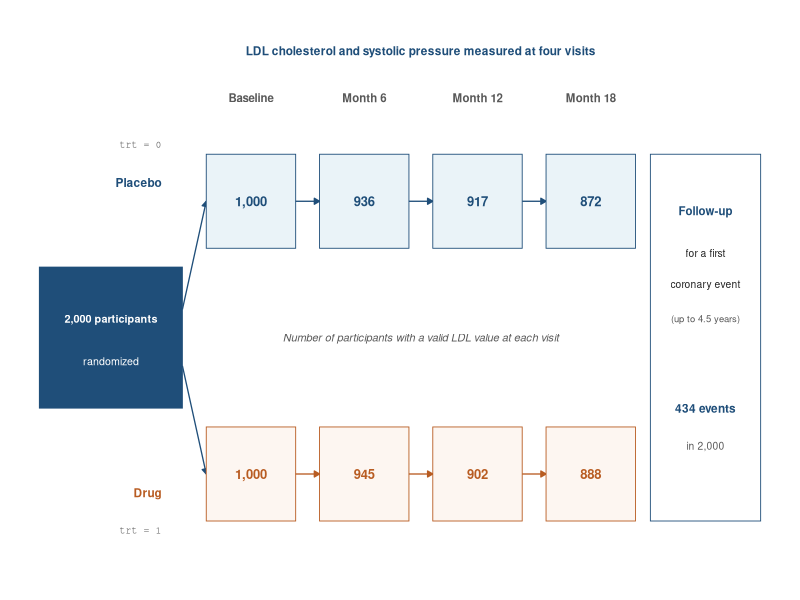
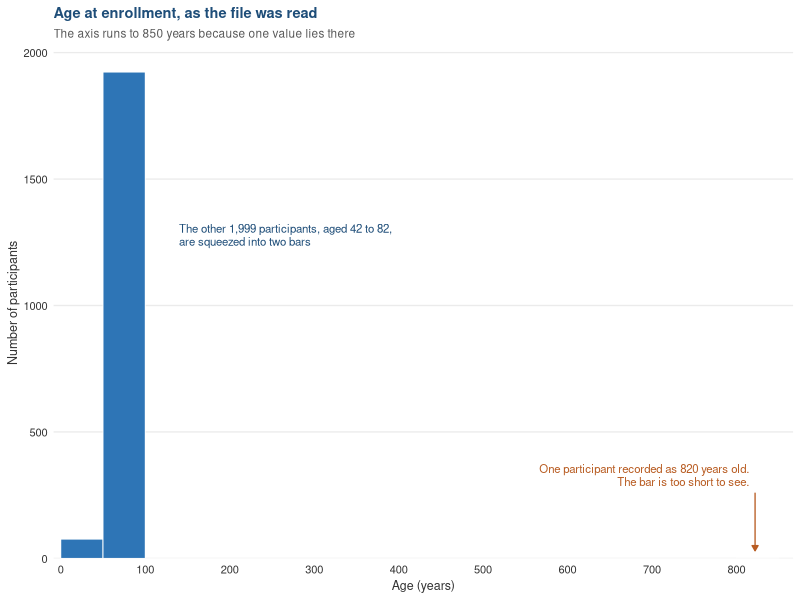
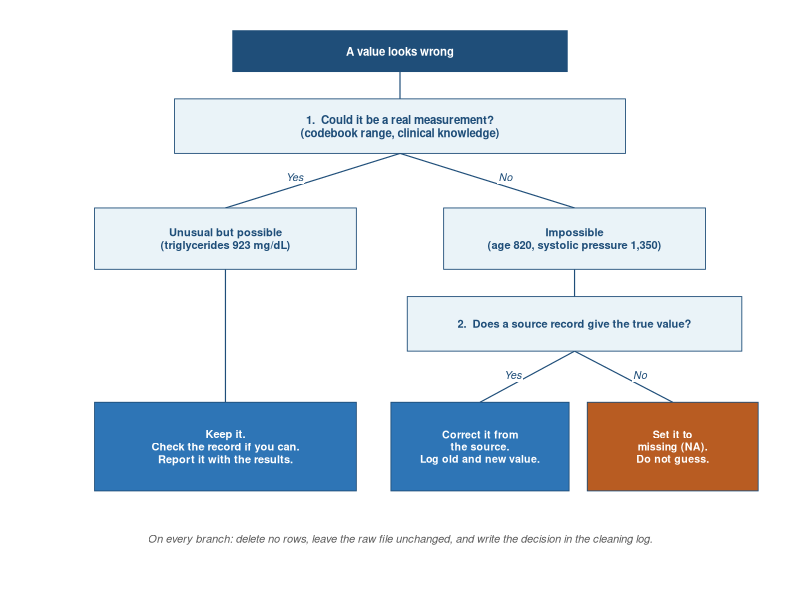
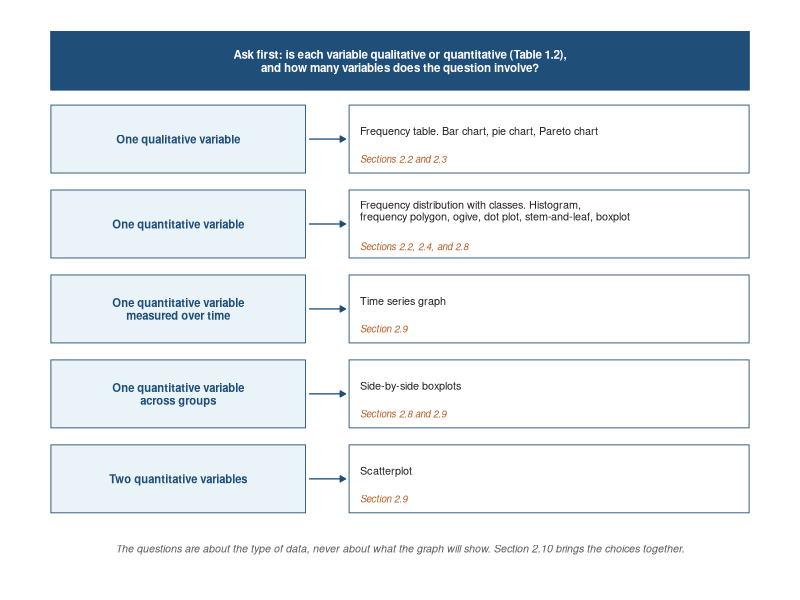
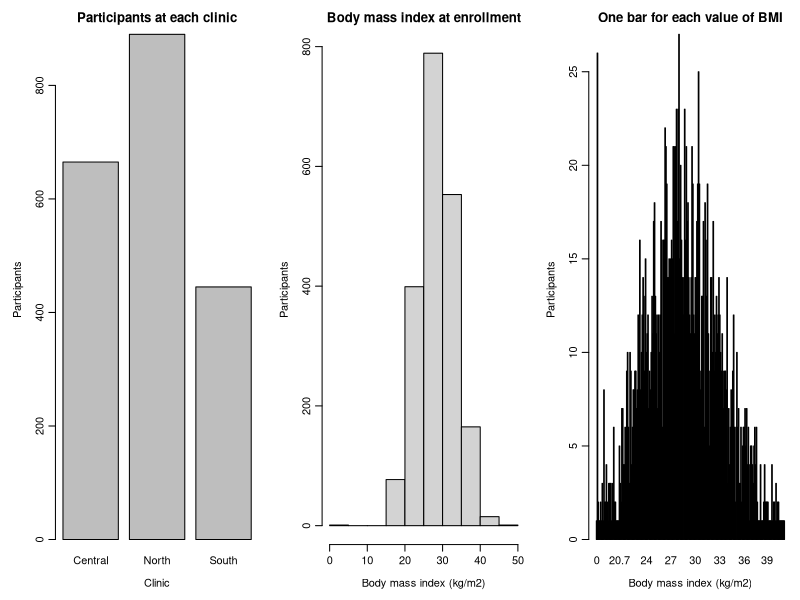

Write the R code that produced these figures, in order.
## Modern Biostatistics with R & AI, Volume II. Companion repository: github.com/lidagharibvand/LG
## Chapter 1, Working with Health Data in R: Figures 1.1 to 1.5
## Run from the project folder (the one that holds datasets/):  Rscript Volume-II/code/figures_ch01.R
## PNG files are written to the folder figures/ at 300 dpi, 6.5 inches wide.
## The listings of Chapter 1 use base R graphs only; the printed figures are redrawn in ggplot2.

out_dir <- "figures"
dir.create(out_dir, showWarnings = FALSE)
suppressPackageStartupMessages(library(ggplot2))
# The minus sign in a label needs a UTF-8 session
if (!l10n_info()[["UTF-8"]]) invisible(suppressWarnings(Sys.setlocale("LC_CTYPE", "C.UTF-8")))
dir.create(out_dir, showWarnings = FALSE)

navy <- "#1F4E79"; blue <- "#2E75B6"; rust <- "#B85C22"; gray <- "#595959"; pale <- "#EAF3F8"; cream <- "#FDF6F1"
th <- theme_minimal(base_size = 10) +
  theme(panel.grid.minor = element_blank(), panel.grid.major.x = element_blank(),
        plot.title = element_text(face = "bold", colour = navy, size = 10.5),
        plot.subtitle = element_text(colour = gray, size = 8.5),
        axis.title = element_text(colour = "#333333", size = 9),
        axis.text = element_text(colour = "#333333"))

rect <- function(x0, x1, y0, y1, fill = "white", col = navy, lw = 0.3)
  annotate("rect", xmin = x0, xmax = x1, ymin = y0, ymax = y1, fill = fill, colour = col, linewidth = lw)
txt <- function(x, y, label, size = 3, col = "#222222", face = "plain", hjust = 0.5, family = "", lh = 0.95)
  annotate("text", x = x, y = y, label = label, size = size, colour = col, fontface = face, hjust = hjust,
           family = family, lineheight = lh)
arrow_seg <- function(x, y, xend, yend, col = navy)
  annotate("segment", x = x, y = y, xend = xend, yend = yend, colour = col, linewidth = 0.45,
           arrow = arrow(length = unit(0.06, "inches"), type = "closed"))

halo <- read.csv("datasets/halo.csv")
names(halo) <- tolower(names(halo))   # lowercase names (Section Q.5)

## ---------- Figure 1.1: HALO at a glance (valid LDL values after the screening of Section 1.4) ----------
scr <- halo
scr$ldl6[scr$ldl6 <= 0] <- NA
scr$ldl12[scr$ldl12 <= 0] <- NA
scr$ldl18[scr$ldl18 <= 0] <- NA
nvis <- sapply(scr[, c("ldl0", "ldl6", "ldl12", "ldl18")], function(x) tapply(!is.na(x), scr$trt, sum))
fmt <- function(n) format(n, big.mark = ",")
vx <- c(3.6, 5.5, 7.4, 9.3)
p1 <- ggplot() + xlim(0, 12.2) + ylim(0.8, 6.6) + theme_void() +
  rect(0.05, 2.45, 2.55, 4.05, navy) +
  txt(1.25, 3.5, "2,000 participants", 2.75, "white", "bold") + txt(1.25, 3.05, "randomized", 2.7, "white") +
  arrow_seg(2.45, 3.6, 2.85, 4.75) + arrow_seg(2.45, 3.0, 2.85, 1.85) +
  txt(6.45, 6.35, "LDL cholesterol and systolic pressure measured at four visits", 3.0, navy, "bold") +
  txt(vx, 5.85, c("Baseline", "Month 6", "Month 12", "Month 18"), 2.9, gray, "bold") +
  txt(2.1, 4.95, "Placebo", 3.0, navy, "bold", 1) + txt(2.1, 1.65, "Drug", 3.0, rust, "bold", 1) +
  txt(2.1, 5.35, "trt = 0", 2.5, gray, hjust = 1, family = "mono") +
  txt(2.1, 1.25, "trt = 1", 2.5, gray, hjust = 1, family = "mono")
for (k in 1:4) {
  p1 <- p1 + rect(vx[k] - 0.75, vx[k] + 0.75, 4.25, 5.25, pale, navy) +
    txt(vx[k], 4.75, fmt(nvis["0", k]), 3.3, navy, "bold") +
    rect(vx[k] - 0.75, vx[k] + 0.75, 1.35, 2.35, cream, rust) +
    txt(vx[k], 1.85, fmt(nvis["1", k]), 3.3, rust, "bold")
  if (k < 4) p1 <- p1 + arrow_seg(vx[k] + 0.75, 4.75, vx[k + 1] - 0.75, 4.75) +
      arrow_seg(vx[k] + 0.75, 1.85, vx[k + 1] - 0.75, 1.85, rust)
}
p1 <- p1 + txt(6.45, 3.3, "Number of participants with a valid LDL value at each visit", 2.8, gray, "italic") +
  rect(10.3, 12.15, 1.35, 5.25, "white", navy) +
  txt(11.225, 4.65, "Follow-up", 2.9, navy, "bold") + txt(11.225, 4.2, "for a first", 2.6) +
  txt(11.225, 3.87, "coronary event", 2.6) + txt(11.225, 3.5, "(up to 4.5 years)", 2.4, gray) +
  txt(11.225, 2.55, paste0(sum(halo$chd), " events"), 3.0, navy, "bold") + txt(11.225, 2.15, "in 2,000", 2.6, gray)
ggsave(file.path(out_dir, "fig1_1.png"), p1, width = 6.5, height = 2.5, dpi = 300, bg = "white")

## ---------- Figure 1.4: the histogram of age as read (Listing 1.10, redrawn for print) ----------
p2 <- ggplot(halo, aes(x = age)) +
  geom_histogram(breaks = seq(0, 850, by = 50), fill = blue, colour = "white", linewidth = 0.3) +
  annotate("segment", x = 822, xend = 822, y = 260, yend = 30, colour = rust, linewidth = 0.45,
           arrow = arrow(length = unit(0.06, "inches"), type = "closed")) +
  annotate("text", x = 815, y = 330, hjust = 1, size = 2.9, colour = rust, lineheight = 0.95,
           label = "One participant recorded as 820 years old.\nThe bar is too short to see.") +
  annotate("text", x = 140, y = 1280, hjust = 0, size = 2.9, colour = navy, lineheight = 0.95,
           label = "The other 1,999 participants, aged 42 to 82,\nare squeezed into two bars") +
  scale_x_continuous(breaks = seq(0, 800, by = 100), expand = expansion(mult = c(0.01, 0.02))) +
  scale_y_continuous(expand = expansion(mult = c(0, 0.05))) +
  labs(title = "Age at enrollment, as the file was read",
       subtitle = "The axis runs to 850 years because one value lies there",
       x = "Age (years)", y = "Number of participants") + th
ggsave(file.path(out_dir, "fig1_4.png"), p2, width = 6.5, height = 2.2, dpi = 300, bg = "white")

## ---------- Figure 1.5: what to do with a value that looks wrong ----------
box <- function(x, y, w, h, label, fill, col = "white", size = 2.9, face = "bold")
  list(annotate("rect", xmin = x - w / 2, xmax = x + w / 2, ymin = y - h / 2, ymax = y + h / 2,
                fill = fill, colour = navy, linewidth = 0.3),
       annotate("text", x = x, y = y, label = label, colour = col, size = size, fontface = face, lineheight = 0.95))
seg <- function(x, y, xend, yend) annotate("segment", x = x, y = y, xend = xend, yend = yend, colour = navy, linewidth = 0.4)
lab <- function(x, y, label) annotate("label", x = x, y = y, label = label, size = 2.7, colour = navy,
                                      fontface = "italic", fill = "white", label.size = 0, label.padding = unit(0.12, "lines"))
p3 <- ggplot() + xlim(0, 10) + ylim(0.1, 8.1) + theme_void() +
  seg(5, 7.45, 5, 7.05) + seg(5, 6.25, 2.6, 5.45) + seg(5, 6.25, 7.4, 5.45) +
  seg(7.4, 4.55, 7.4, 4.15) + seg(7.4, 3.35, 6.1, 2.6) + seg(7.4, 3.35, 8.75, 2.6) + seg(2.6, 4.55, 2.6, 2.6) +
  box(5, 7.75, 4.6, 0.6, "A value looks wrong", navy) +
  box(5, 6.65, 6.2, 0.8, "1.  Could it be a real measurement?\n(codebook range, clinical knowledge)", pale, navy) +
  lab(3.55, 5.9, "Yes") + lab(6.45, 5.9, "No") +
  box(2.6, 5.0, 3.6, 0.9, "Unusual but possible\n(triglycerides 923 mg/dL)", pale, navy, 2.8) +
  box(7.4, 5.0, 3.6, 0.9, "Impossible\n(age 820, systolic pressure 1,350)", pale, navy, 2.8) +
  box(7.4, 3.75, 4.6, 0.8, "2.  Does a source record give the true value?", pale, navy, 2.8) +
  lab(6.55, 3.0, "Yes") + lab(8.3, 3.0, "No") +
  box(2.6, 1.95, 3.6, 1.3, "Keep it.\nCheck the record if you can.\nReport it with the results.", blue, "white", 2.8) +
  box(6.1, 1.95, 2.45, 1.3, "Correct it from\nthe source.\nLog old and new value.", blue, "white", 2.7) +
  box(8.75, 1.95, 2.35, 1.3, "Set it to\nmissing (NA).\nDo not guess.", rust, "white", 2.7) +
  annotate("text", x = 5, y = 0.6, size = 2.8, colour = gray, fontface = "italic", lineheight = 1.05,
           label = "On every branch: delete no rows, leave the raw file unchanged, and write the decision in the cleaning log.")
ggsave(file.path(out_dir, "fig1_5.png"), p3, width = 6.5, height = 3.0, dpi = 300, bg = "white")

## ---------- Figure 1.2: which table and which graph fit which type of data (Section 1.2) ----------
rowbox <- function(y, q, a, sec) list(
  annotate("rect", xmin = 0.2, xmax = 3.7, ymin = y - 0.38, ymax = y + 0.38, fill = pale, colour = navy, linewidth = 0.3),
  annotate("text", x = 1.95, y = y, label = q, size = 2.85, colour = navy, fontface = "bold", lineheight = 0.95),
  annotate("segment", x = 3.75, y = y, xend = 4.25, yend = y, colour = navy, linewidth = 0.45,
           arrow = arrow(length = unit(0.06, "inches"), type = "closed")),
  annotate("rect", xmin = 4.3, xmax = 9.8, ymin = y - 0.38, ymax = y + 0.38, fill = "white", colour = navy, linewidth = 0.3),
  annotate("text", x = 4.45, y = y + if (grepl("\n", a)) 0.15 else 0.09, label = a, size = 2.75, colour = "#222222", hjust = 0, lineheight = 0.9),
  annotate("text", x = 4.45, y = y - if (grepl("\n", a)) 0.25 else 0.22, label = sec, size = 2.45, colour = rust, hjust = 0, fontface = "italic"))
p4 <- ggplot() + xlim(0, 10) + ylim(0.35, 6.45) + theme_void() +
  annotate("rect", xmin = 0.2, xmax = 9.8, ymin = 5.75, ymax = 6.4, fill = navy, colour = navy) +
  annotate("text", x = 5, y = 6.075, colour = "white", size = 2.95, fontface = "bold", lineheight = 0.95,
           label = "Ask first: is each variable qualitative or quantitative (Table 1.2),\nand how many variables does the question involve?") +
  rowbox(5.2, "One qualitative variable", "Frequency table. Bar chart, pie chart, Pareto chart", "Sections 2.2 and 2.3") +
  rowbox(4.25, "One quantitative variable", "Frequency distribution with classes. Histogram,\nfrequency polygon, ogive, dot plot, stem-and-leaf, boxplot", "Sections 2.2, 2.4, and 2.8") +
  rowbox(3.3, "One quantitative variable\nmeasured over time", "Time series graph", "Section 2.9") +
  rowbox(2.35, "One quantitative variable\nacross groups", "Side-by-side boxplots", "Sections 2.8 and 2.9") +
  rowbox(1.4, "Two quantitative variables", "Scatterplot", "Section 2.9") +
  annotate("text", x = 5, y = 0.62, size = 2.7, colour = gray, fontface = "italic",
           label = "The questions are about the type of data, never about what the graph will show. Section 2.10 brings the choices together.")
ggsave(file.path(out_dir, "fig1_2.png"), p4, width = 6.5, height = 3.6, dpi = 300, bg = "white")

## ---------- Figure 1.3: the base R graphs of Listings 1.6 to 1.8, as the Plots pane shows them ----------
png(file.path(out_dir, "fig1_3.png"), width = 6.5, height = 2.6, units = "in", res = 300, pointsize = 8)
par(mfrow = c(1, 3), mar = c(4.2, 4.2, 2.6, 0.6), mgp = c(2.4, 0.7, 0))
barplot(table(halo$site), main = "Participants at each clinic",
        xlab = "Clinic", ylab = "Participants")
hist(halo$bmi, main = "Body mass index at enrollment",
     xlab = "Body mass index (kg/m2)", ylab = "Participants")
barplot(table(halo$bmi), main = "One bar for each value of BMI",
        xlab = "Body mass index (kg/m2)", ylab = "Participants")
invisible(dev.off())
